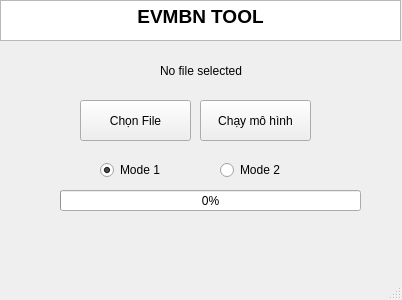
<?xml version="1.0" encoding="UTF-8"?>
<ui version="4.0">
 <class>MainWindow</class>
 <widget class="QMainWindow" name="MainWindow">
  <property name="geometry">
   <rect>
    <x>0</x>
    <y>0</y>
    <width>402</width>
    <height>300</height>
   </rect>
  </property>
  <property name="windowTitle">
   <string>EVMBN TOOL</string>
  </property>
  <widget class="QWidget" name="centralwidget">
   <widget class="QPushButton" name="pushButton">
    <property name="geometry">
     <rect>
      <x>80</x>
      <y>100</y>
      <width>111</width>
      <height>41</height>
     </rect>
    </property>
    <property name="text">
     <string>Chọn File</string>
    </property>
   </widget>
   <widget class="QLabel" name="label">
    <property name="geometry">
     <rect>
      <x>160</x>
      <y>60</y>
      <width>141</width>
      <height>21</height>
     </rect>
    </property>
    <property name="text">
     <string>No file selected</string>
    </property>
   </widget>
   <widget class="QPushButton" name="pushButton_2">
    <property name="geometry">
     <rect>
      <x>200</x>
      <y>100</y>
      <width>111</width>
      <height>41</height>
     </rect>
    </property>
    <property name="text">
     <string>Chạy mô hình</string>
    </property>
   </widget>
   <widget class="QProgressBar" name="progressBar">
    <property name="geometry">
     <rect>
      <x>60</x>
      <y>190</y>
      <width>301</width>
      <height>21</height>
     </rect>
    </property>
    <property name="value">
     <number>0</number>
    </property>
   </widget>
   <widget class="QTextBrowser" name="textBrowser">
    <property name="geometry">
     <rect>
      <x>0</x>
      <y>0</y>
      <width>401</width>
      <height>41</height>
     </rect>
    </property>
    <property name="html">
     <string>&lt;!DOCTYPE HTML PUBLIC &quot;-//W3C//DTD HTML 4.0//EN&quot; &quot;http://www.w3.org/TR/REC-html40/strict.dtd&quot;&gt;
&lt;html&gt;&lt;head&gt;&lt;meta name=&quot;qrichtext&quot; content=&quot;1&quot; /&gt;&lt;style type=&quot;text/css&quot;&gt;
p, li { white-space: pre-wrap; }
&lt;/style&gt;&lt;/head&gt;&lt;body style=&quot; font-family:'MS Shell Dlg 2'; font-size:7.8pt; font-weight:400; font-style:normal;&quot;&gt;
&lt;p align=&quot;center&quot; style=&quot; margin-top:0px; margin-bottom:0px; margin-left:0px; margin-right:0px; -qt-block-indent:0; text-indent:0px;&quot;&gt;&lt;span style=&quot; font-size:14pt; font-weight:600;&quot;&gt;EVMBN TOOL&lt;/span&gt;&lt;/p&gt;&lt;/body&gt;&lt;/html&gt;</string>
    </property>
   </widget>
   <widget class="QRadioButton" name="mode1">
    <property name="geometry">
     <rect>
      <x>100</x>
      <y>160</y>
      <width>95</width>
      <height>20</height>
     </rect>
    </property>
    <property name="autoFillBackground">
     <bool>false</bool>
    </property>
    <property name="text">
     <string>Mode 1</string>
    </property>
    <property name="checked">
     <bool>true</bool>
    </property>
   </widget>
   <widget class="QRadioButton" name="mode2">
    <property name="geometry">
     <rect>
      <x>220</x>
      <y>160</y>
      <width>95</width>
      <height>20</height>
     </rect>
    </property>
    <property name="text">
     <string>Mode 2</string>
    </property>
   </widget>
  </widget>
  <widget class="QMenuBar" name="menubar">
   <property name="geometry">
    <rect>
     <x>0</x>
     <y>0</y>
     <width>402</width>
     <height>26</height>
    </rect>
   </property>
  </widget>
  <widget class="QStatusBar" name="statusbar"/>
 </widget>
 <resources/>
 <connections/>
</ui>
